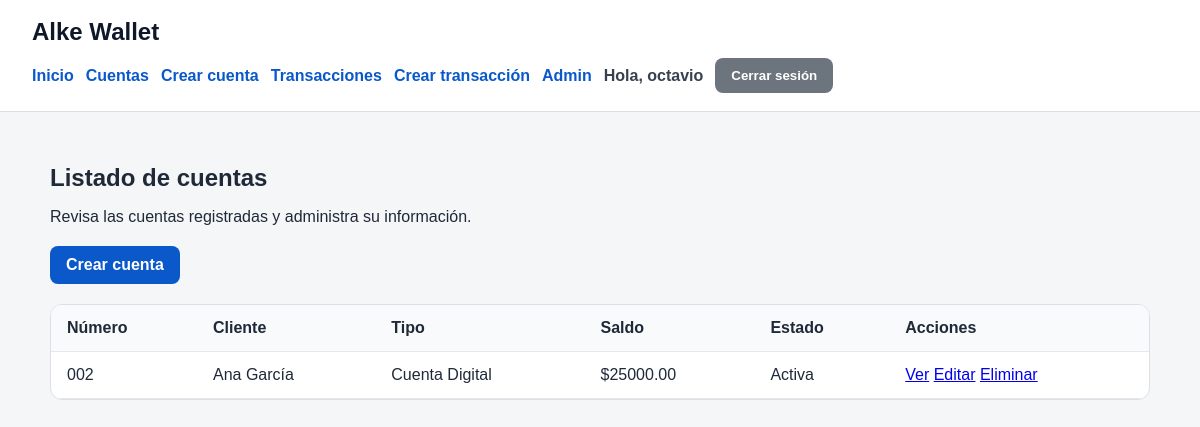
Page /cuentas/ (signed in) on the committed database.
### gestion/models.py (models this page shows, shortened)
class Cuenta(models.Model):
    TIPO_CUENTA_CHOICES = [
        ('ahorro', 'Cuenta de Ahorro'),
        ('corriente', 'Cuenta Corriente'),
        ('digital', 'Cuenta Digital'),
    ]
    cliente = models.ForeignKey(Cliente, on_delete=models.CASCADE, related_name='cuentas')
    numero_cuenta = models.CharField(max_length=20, unique=True)
    tipo_cuenta = models.CharField(max_length=20, choices=TIPO_CUENTA_CHOICES)
    saldo = models.DecimalField(max_digits=12, decimal_places=2, default=0, validators=[MinValueValidator(0)])
    activa = models.BooleanField(default=True)
    creada_en = models.DateTimeField(auto_now_add=True)

class Cliente(models.Model):
    user = models.OneToOneField(User, on_delete=models.CASCADE, related_name='cliente')
    telefono = models.CharField(max_length=20, blank=True, null=True)
    direccion = models.CharField(max_length=255, blank=True, null=True)
    fecha_nacimiento = models.DateField(blank=True, null=True)
    creado_en = models.DateTimeField(auto_now_add=True)
    def __str__(self):
        return self.user.get_full_name() or self.user.username

### gestion/views.py (the view)
# urls.py: path('cuentas/', CuentaListView.as_view(), name='cuenta_list'),
class CuentaListView(LoginRequiredMixin, ListView):
    model = Cuenta
    template_name = 'gestion/cuenta_list.html'
    context_object_name = 'cuentas'

### templates/gestion/cuenta_list.html
{% extends "base.html" %}
{% block content %}
<section class="page-header">
    <h1>Listado de cuentas</h1>
    <p>Revisa las cuentas registradas y administra su información.</p>
</section>
<a class="btn" href="{% url 'cuenta_create' %}">Crear cuenta</a>
<div class="table-wrapper">
    <table class="data-table">
        <thead>
            <tr>
                <th>Número</th>
                <th>Cliente</th>
                <th>Tipo</th>
                <th>Saldo</th>
                <th>Estado</th>
                <th>Acciones</th>
            </tr>
        </thead>
        <tbody>
            {% for cuenta in cuentas %}
            <tr>
                <td>{{ cuenta.numero_cuenta }}</td>
                <td>{{ cuenta.cliente }}</td>
                <td>{{ cuenta.get_tipo_cuenta_display }}</td>
                <td>${{ cuenta.saldo }}</td>
                <td>
                    {% if cuenta.activa %}
                        Activa
                    {% else %}
                        Inactiva
                    {% endif %}
                </td>
                <td>
                    <a href="{% url 'cuenta_detail' cuenta.pk %}">Ver</a>
                    <a href="{% url 'cuenta_update' cuenta.pk %}">Editar</a>
                    <a href="{% url 'cuenta_delete' cuenta.pk %}">Eliminar</a>
                </td>
            </tr>
            {% empty %}
            <tr>
                <td colspan="6">No hay cuentas registradas.</td>
            </tr>
            {% endfor %}
        </tbody>
    </table>
</div>
{% endblock %}

### templates/base.html (shortened to what this page needs)
{% load static %}
<!DOCTYPE html>
<html lang="es">
<head>
    <link rel="stylesheet" href="{% static 'css/styles.css' %}">
</head>
<body>
    <header class="topbar">
        <div class="brand">
            <a href="{% url 'inicio' %}">Alke Wallet</a>
        </div>
        <nav class="nav">
            <a href="{% url 'inicio' %}">Inicio</a>
            <a href="{% url 'cuenta_list' %}">Cuentas</a>
            <a href="{% url 'cuenta_create' %}">Crear cuenta</a>
            <a href="{% url 'transaccion_list' %}">Transacciones</a>
            <a href="{% url 'transaccion_create' %}">Crear transacción</a>
            <a href="/admin/">Admin</a>
            {% if user.is_authenticated %}
                <span class="user-info">Hola, {{ user.username }}</span>
                <form action="{% url 'logout' %}" method="post" class="logout-form">
                    <button type="submit" class="btn btn-secondary">Cerrar sesión</button>
                </form>
            {% else %}
                <a href="{% url 'login' %}" class="btn btn-secondary">Iniciar sesión</a>
            {% endif %}
        </nav>
    </header>
    <main class="container">
        {% block content %}{% endblock %}
    </main>
</body>
</html>

### static/css/styles.css (style rules this page uses)
body { font-family: Arial, sans-serif; margin: 0; background-color: #f4f6f8; color: #1f2937; }
.topbar { background-color: #ffffff; border-bottom: 1px solid #dcdfe4; padding: 18px 32px; }
.brand a { font-size: 24px; font-weight: bold; text-decoration: none; color: #0f172a; }
.nav { margin-top: 12px; display: flex; flex-wrap: wrap; gap: 12px; align-items: center; }
.nav a { text-decoration: none; color: #0a58ca; font-weight: 600; }
.container { max-width: 1100px; margin: 0 auto; padding: 32px 20px; }
.page-header { margin-bottom: 20px; }
.page-header h1 { margin-bottom: 8px; }
.btn { display: inline-block; background-color: #0a58ca; color: #ffffff; text-decoration: none; padding: 10px 16px; border-radius: 8px; border: none; cursor: pointer; font-weight: 600; }
.btn-secondary { background-color: #6c757d; }
.table-wrapper { background-color: #ffffff; border: 1px solid #dcdfe4; border-radius: 12px; overflow-x: auto; margin-top: 20px; }
.data-table { width: 100%; border-collapse: collapse; }
.data-table th, .data-table td { padding: 14px 16px; border-bottom: 1px solid #e5e7eb; text-align: left; }
.data-table th { background-color: #f8fafc; }
.user-info { font-weight: 600; color: #374151; }
.logout-form { display: inline; }

### rows in the picture
Cuenta: numero_cuenta "002", cliente "Ana García", tipo_cuenta "Cuenta Digital", saldo "25000.00", activa "Activa"

### other values in the picture
{{ user.username }} "octavio"
